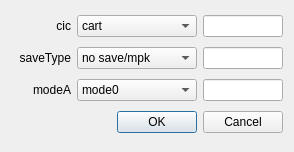
<?xml version="1.0" encoding="UTF-8"?>
<ui version="4.0">
 <class>n64romProperties</class>
 <widget class="QDialog" name="n64romProperties">
  <property name="windowModality">
   <enum>Qt::WindowModal</enum>
  </property>
  <property name="geometry">
   <rect>
    <x>0</x>
    <y>0</y>
    <width>294</width>
    <height>152</height>
   </rect>
  </property>
  <property name="minimumSize">
   <size>
    <width>294</width>
    <height>152</height>
   </size>
  </property>
  <property name="maximumSize">
   <size>
    <width>294</width>
    <height>152</height>
   </size>
  </property>
  <property name="windowTitle">
   <string>n64 rom properties</string>
  </property>
  <property name="modal">
   <bool>true</bool>
  </property>
  <layout class="QVBoxLayout" name="verticalLayout">
   <item>
    <layout class="QHBoxLayout" name="horizontalLayout">
     <item>
      <widget class="QLabel" name="label">
       <property name="sizePolicy">
        <sizepolicy hsizetype="Expanding" vsizetype="Preferred">
         <horstretch>0</horstretch>
         <verstretch>0</verstretch>
        </sizepolicy>
       </property>
       <property name="text">
        <string>cic</string>
       </property>
       <property name="alignment">
        <set>Qt::AlignRight|Qt::AlignTrailing|Qt::AlignVCenter</set>
       </property>
       <property name="margin">
        <number>3</number>
       </property>
      </widget>
     </item>
     <item>
      <widget class="QComboBox" name="cic_comboBox">
       <property name="minimumSize">
        <size>
         <width>120</width>
         <height>0</height>
        </size>
       </property>
       <property name="maximumSize">
        <size>
         <width>120</width>
         <height>16777215</height>
        </size>
       </property>
       <item>
        <property name="text">
         <string>cart</string>
        </property>
       </item>
       <item>
        <property name="text">
         <string>6101</string>
        </property>
       </item>
       <item>
        <property name="text">
         <string>6102</string>
        </property>
       </item>
       <item>
        <property name="text">
         <string>6103</string>
        </property>
       </item>
       <item>
        <property name="text">
         <string>6105</string>
        </property>
       </item>
       <item>
        <property name="text">
         <string>6106</string>
        </property>
       </item>
      </widget>
     </item>
     <item>
      <widget class="QLineEdit" name="cic_lineEdit">
       <property name="minimumSize">
        <size>
         <width>80</width>
         <height>0</height>
        </size>
       </property>
       <property name="maximumSize">
        <size>
         <width>80</width>
         <height>16777215</height>
        </size>
       </property>
      </widget>
     </item>
    </layout>
   </item>
   <item>
    <layout class="QHBoxLayout" name="horizontalLayout_2">
     <item>
      <widget class="QLabel" name="label_2">
       <property name="sizePolicy">
        <sizepolicy hsizetype="Expanding" vsizetype="Preferred">
         <horstretch>0</horstretch>
         <verstretch>0</verstretch>
        </sizepolicy>
       </property>
       <property name="text">
        <string>saveType</string>
       </property>
       <property name="alignment">
        <set>Qt::AlignRight|Qt::AlignTrailing|Qt::AlignVCenter</set>
       </property>
       <property name="margin">
        <number>3</number>
       </property>
      </widget>
     </item>
     <item>
      <widget class="QComboBox" name="saveType_comboBox">
       <property name="minimumSize">
        <size>
         <width>120</width>
         <height>0</height>
        </size>
       </property>
       <property name="maximumSize">
        <size>
         <width>120</width>
         <height>16777215</height>
        </size>
       </property>
       <item>
        <property name="text">
         <string>no save/mpk</string>
        </property>
       </item>
       <item>
        <property name="text">
         <string>4Kb eeprom</string>
        </property>
       </item>
       <item>
        <property name="text">
         <string>16Kb eeprom</string>
        </property>
       </item>
       <item>
        <property name="text">
         <string>32KB sram</string>
        </property>
       </item>
       <item>
        <property name="text">
         <string>128KB flash</string>
        </property>
       </item>
      </widget>
     </item>
     <item>
      <widget class="QLineEdit" name="saveType_lineEdit">
       <property name="minimumSize">
        <size>
         <width>80</width>
         <height>0</height>
        </size>
       </property>
       <property name="maximumSize">
        <size>
         <width>80</width>
         <height>16777215</height>
        </size>
       </property>
      </widget>
     </item>
    </layout>
   </item>
   <item>
    <layout class="QHBoxLayout" name="horizontalLayout_3">
     <item>
      <widget class="QLabel" name="label_3">
       <property name="sizePolicy">
        <sizepolicy hsizetype="Expanding" vsizetype="Preferred">
         <horstretch>0</horstretch>
         <verstretch>0</verstretch>
        </sizepolicy>
       </property>
       <property name="text">
        <string>modeA</string>
       </property>
       <property name="alignment">
        <set>Qt::AlignRight|Qt::AlignTrailing|Qt::AlignVCenter</set>
       </property>
       <property name="margin">
        <number>3</number>
       </property>
      </widget>
     </item>
     <item>
      <widget class="QComboBox" name="modeA_comboBox">
       <property name="minimumSize">
        <size>
         <width>120</width>
         <height>0</height>
        </size>
       </property>
       <property name="maximumSize">
        <size>
         <width>120</width>
         <height>16777215</height>
        </size>
       </property>
       <item>
        <property name="text">
         <string>mode0</string>
        </property>
       </item>
       <item>
        <property name="text">
         <string>mode1</string>
        </property>
       </item>
       <item>
        <property name="text">
         <string>mode2</string>
        </property>
       </item>
       <item>
        <property name="text">
         <string>mode3</string>
        </property>
       </item>
       <item>
        <property name="text">
         <string>mode4</string>
        </property>
       </item>
       <item>
        <property name="text">
         <string>mode5</string>
        </property>
       </item>
       <item>
        <property name="text">
         <string>mode6</string>
        </property>
       </item>
       <item>
        <property name="text">
         <string>mode7</string>
        </property>
       </item>
       <item>
        <property name="text">
         <string>mode8</string>
        </property>
       </item>
       <item>
        <property name="text">
         <string>mode9</string>
        </property>
       </item>
       <item>
        <property name="text">
         <string>mode10</string>
        </property>
       </item>
       <item>
        <property name="text">
         <string>mode11</string>
        </property>
       </item>
       <item>
        <property name="text">
         <string>mode12</string>
        </property>
       </item>
       <item>
        <property name="text">
         <string>mode13</string>
        </property>
       </item>
       <item>
        <property name="text">
         <string>mode14</string>
        </property>
       </item>
       <item>
        <property name="text">
         <string>mode15</string>
        </property>
       </item>
      </widget>
     </item>
     <item>
      <widget class="QLineEdit" name="modeA_lineEdit">
       <property name="minimumSize">
        <size>
         <width>80</width>
         <height>0</height>
        </size>
       </property>
       <property name="maximumSize">
        <size>
         <width>80</width>
         <height>16777215</height>
        </size>
       </property>
      </widget>
     </item>
    </layout>
   </item>
   <item>
    <widget class="QDialogButtonBox" name="buttonBox">
     <property name="orientation">
      <enum>Qt::Horizontal</enum>
     </property>
     <property name="standardButtons">
      <set>QDialogButtonBox::Cancel|QDialogButtonBox::Ok</set>
     </property>
    </widget>
   </item>
  </layout>
 </widget>
 <resources/>
 <connections>
  <connection>
   <sender>buttonBox</sender>
   <signal>accepted()</signal>
   <receiver>n64romProperties</receiver>
   <slot>accept()</slot>
   <hints>
    <hint type="sourcelabel">
     <x>248</x>
     <y>254</y>
    </hint>
    <hint type="destinationlabel">
     <x>157</x>
     <y>274</y>
    </hint>
   </hints>
  </connection>
  <connection>
   <sender>buttonBox</sender>
   <signal>rejected()</signal>
   <receiver>n64romProperties</receiver>
   <slot>reject()</slot>
   <hints>
    <hint type="sourcelabel">
     <x>316</x>
     <y>260</y>
    </hint>
    <hint type="destinationlabel">
     <x>286</x>
     <y>274</y>
    </hint>
   </hints>
  </connection>
 </connections>
</ui>
